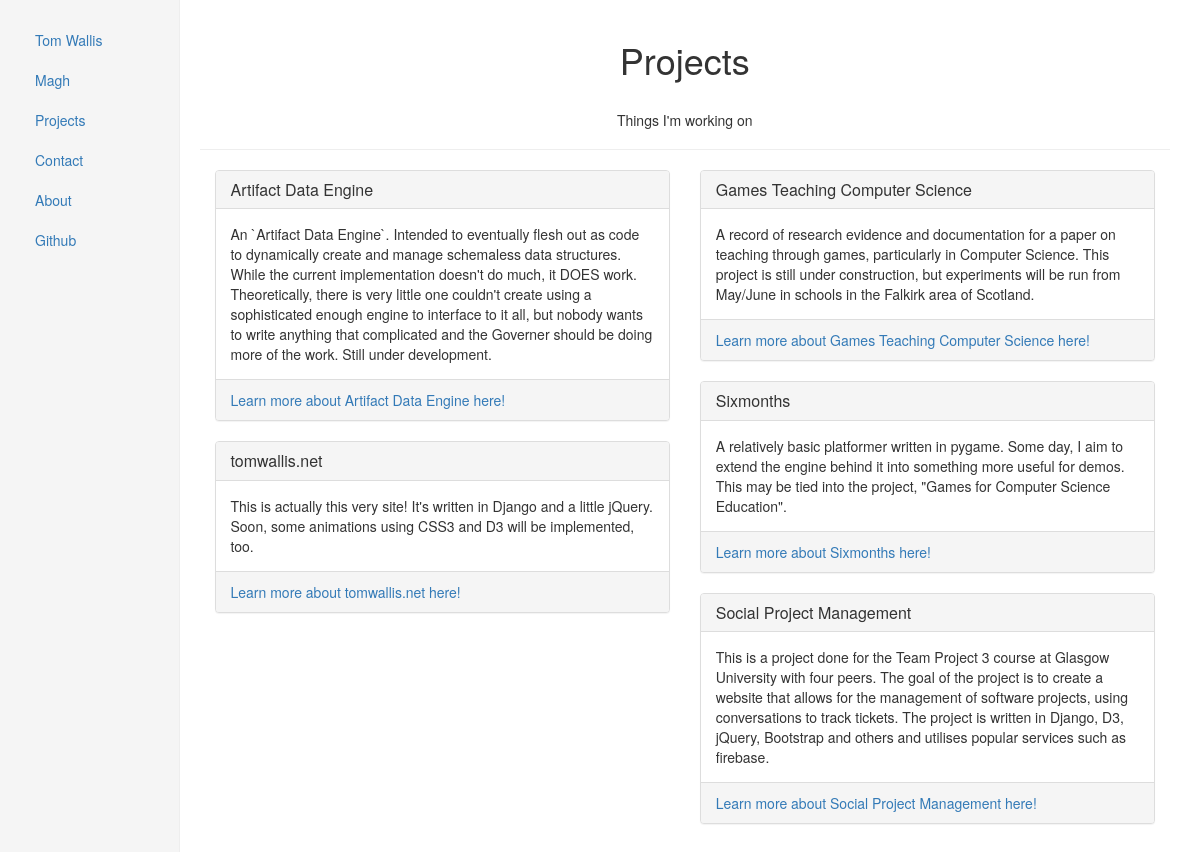
/projects/, run on the app's committed database.
### core/models.py (models this page shows)
class Project(models.Model):
    title = models.TextField()
    summary = models.TextField()
    url = models.TextField()

### core/views.py (the view)
# urls.py: url(r'^projects/', 'core.views.projects'),
def projects(request):
    return render(request, 'projects.html', {'projects': Project.objects.all()})

### templates/projects.html (shortened to what this page needs)
{% extends 'base.html' %}
{% block content %}
{% load markdown_filter %}
<div class="row">
    <div id="project-container" class="span6 starter-template container">
        <div class="page-header tw-heading">
            <h1>Projects</h1>
            <br>
            <p>Things I'm working on</p>
        </div>
        <div id="project-col0" class="span3 col-md-6">
        </div>
        <div id="project-col1" class="span3 col-md-6">
        </div>
        {% for project in projects %}
        <div id="project-entry-{{project.id}}-contents" class="invisible">
            {{ project.summary }}
        </div>
        {% endfor %}
    </div>
</div>
{% endblock %}

### static/css/base/tw.css (style rules this page uses)
.starter-template { padding-left: 15%; }
.tw-heading { text-align: center; }

### data on the page
Project: summary "A record of research evidence and documentation for a paper on teaching through games, particularly in Computer Science. This project is still under construction, but experiments will be run from May/June in schools in the Falkirk area of Scotland."
Project: summary "An `Artifact Data Engine`. Intended to eventually flesh out as code to dynamically create and manage schemaless data structures. While the current implementation doesn't do much, it DOES work. Theoretically, there is very little one couldn't create using a sophisticated enough engine to interface to it all, but nobody wants to write anything that complicated and the Governer should be doing more of the work. Still under development."
Project: summary "A relatively basic platformer written in pygame. Some day, I aim to extend the engine behind it into something more useful for demos. This may be tied into the project, \"Games for Computer Science Education\"."
Project: summary "This is actually this very site! It's written in Django and a little jQuery. Soon, some animations using CSS3 and D3 will be implemented, too."
Project: summary "This is a project done for the Team Project 3 course at Glasgow University with four peers. The goal of the project is to create a website that allows for the management of software projects, using conversations to track tickets. The project is written in Django, D3, jQuery, Bootstrap and others and utilises popular services such as firebase."
